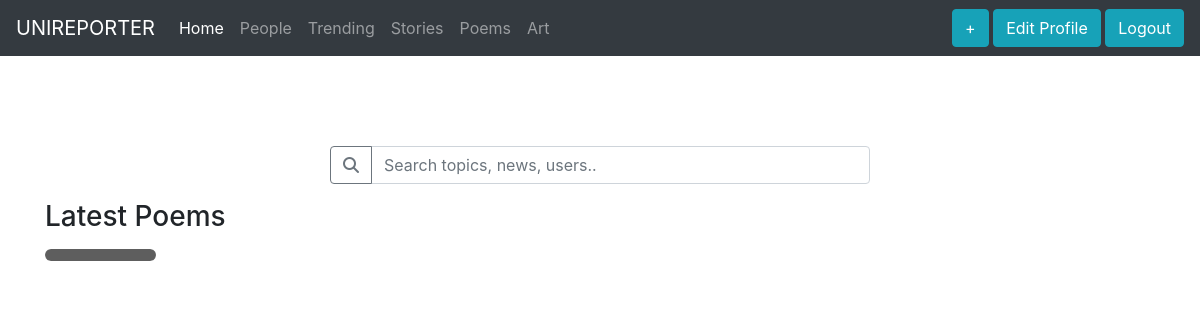
Before: /account/poems/ (signed in) with the older database file.
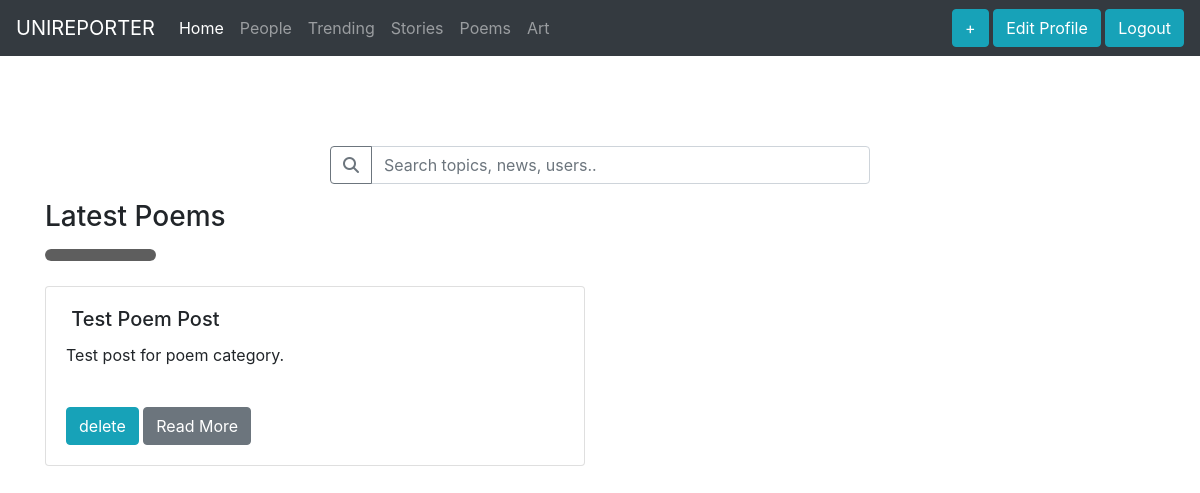
After: the same page with the newer database file.
### reports/models.py (models this page shows, shortened)
class Report(models.Model):
	category_choices = (
		('story','Story'),
		('report','Reports'),
		('poems','Poems'),
		('art','Art'),
		)
	user = models.ForeignKey(settings.AUTH_USER_MODEL, related_name='reports_created', on_delete=models.CASCADE)
	title = models.CharField(max_length=1000)
	slug = models.SlugField(max_length=200, blank=True)
	url = models.URLField()
	category = models.CharField(max_length=100, choices=category_choices, default='report')
	content = HTMLField('Content')
	created = models.DateField(auto_now_add=True, db_index=True)
	users_liked = models.ManyToManyField(settings.AUTH_USER_MODEL, related_name='reports_liked', blank=True)
	class Meta:
		ordering = ('-created',)
	def get_absolute_url(self):
		return reverse('reports:detail', args=[self.id, self.slug])

### account/views.py (the view)
# urls.py: path('poems/', views.poems, name='poems_home'),
@login_required
def poems(request):
	pt = Report.objects.all().filter(category='poems')
	pt.reverse()
	return render(request, 'account/poems.html', {'section': 'poems', 'poems':pt})

### account/templates/account/poems.html (shortened to what this page needs)
{% extends "base.html" %}
{% load staticfiles%}
{% block content %}
	 <div class="text-center search">
    	<div class="input-group mb-3 search">
    	  <div class="input-group-prepend">
    	    <button class="btn btn-outline-secondary" type="button" id="button-addon1">
                <i class="fas fa-search" aria-hidden="true"></i></button>
    	  </div>
    	  <input type="text" class="form-control" placeholder="Search topics, news, users.." aria-label="Search" aria-describedby="button-addon1">
    	</div>
	</div>
    <div class="container">
    	<h3>Latest Poems</h3>
    	<img src="{% static "Rectangle 6.png"%}" width="10%">
        <div class="row">
        {% for poem in poems %}
            <div class="col-sm-6">
                <div class="card" style="margin-bottom: 20px;">
                  <div class="card-body">
                    <h5 class="card-title"><img class="rounded-circle" alt="" src="{{MEDIA_URL}}{{ report.photo.url }}"
                    data-holder-rendered="true" width="50px">  {{poem.title}}</h5>
                    {{poem.content|safe|truncatewords:20}}<br>
                    {% if poem.user == request.user %}
                        <a class="btn btn-info" href="{% url 'reports:delete' poem.id poem.slug %}">delete</a>
                    {% endif %}
                    <a href="{{ poem.get_absolute_url }}" class="btn btn-secondary">Read More</a>
                  </div>
                </div>
              </div>
        {% endfor %}
    </div>
	</div>
{% endblock %}

Changed rows visible on the page:
added Report: title "Test Poem Post", content "Test post for poem category.", shows "delete"
